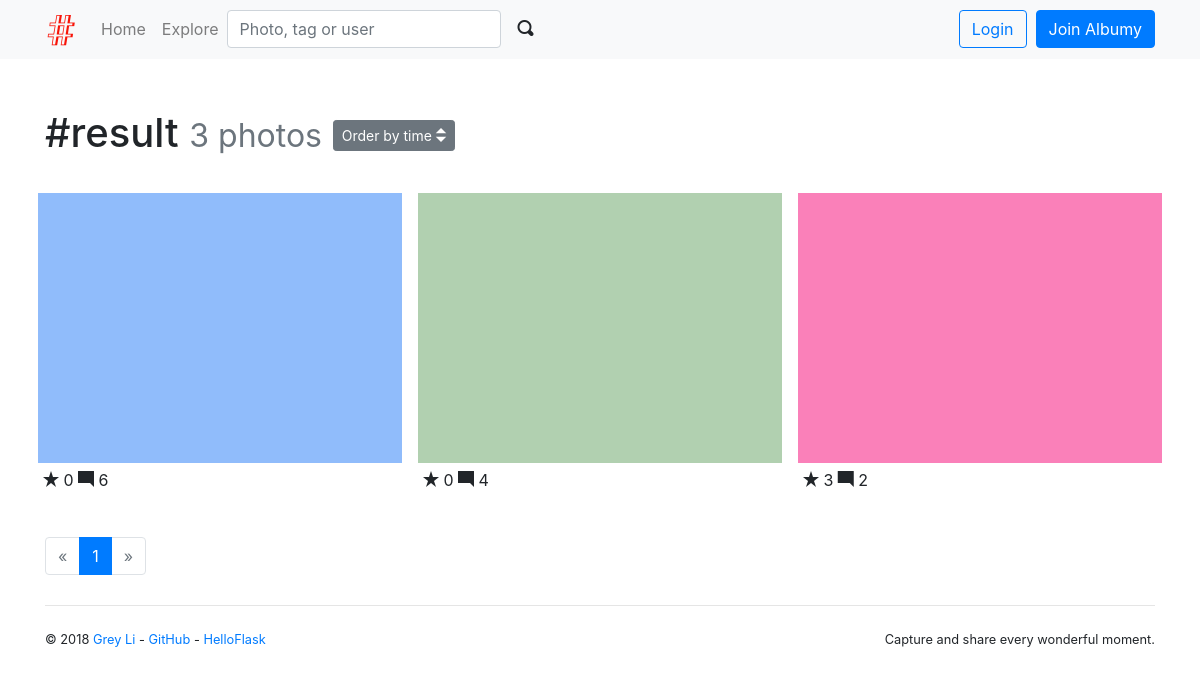
/tag/3, run on an earlier commit of the app's database.
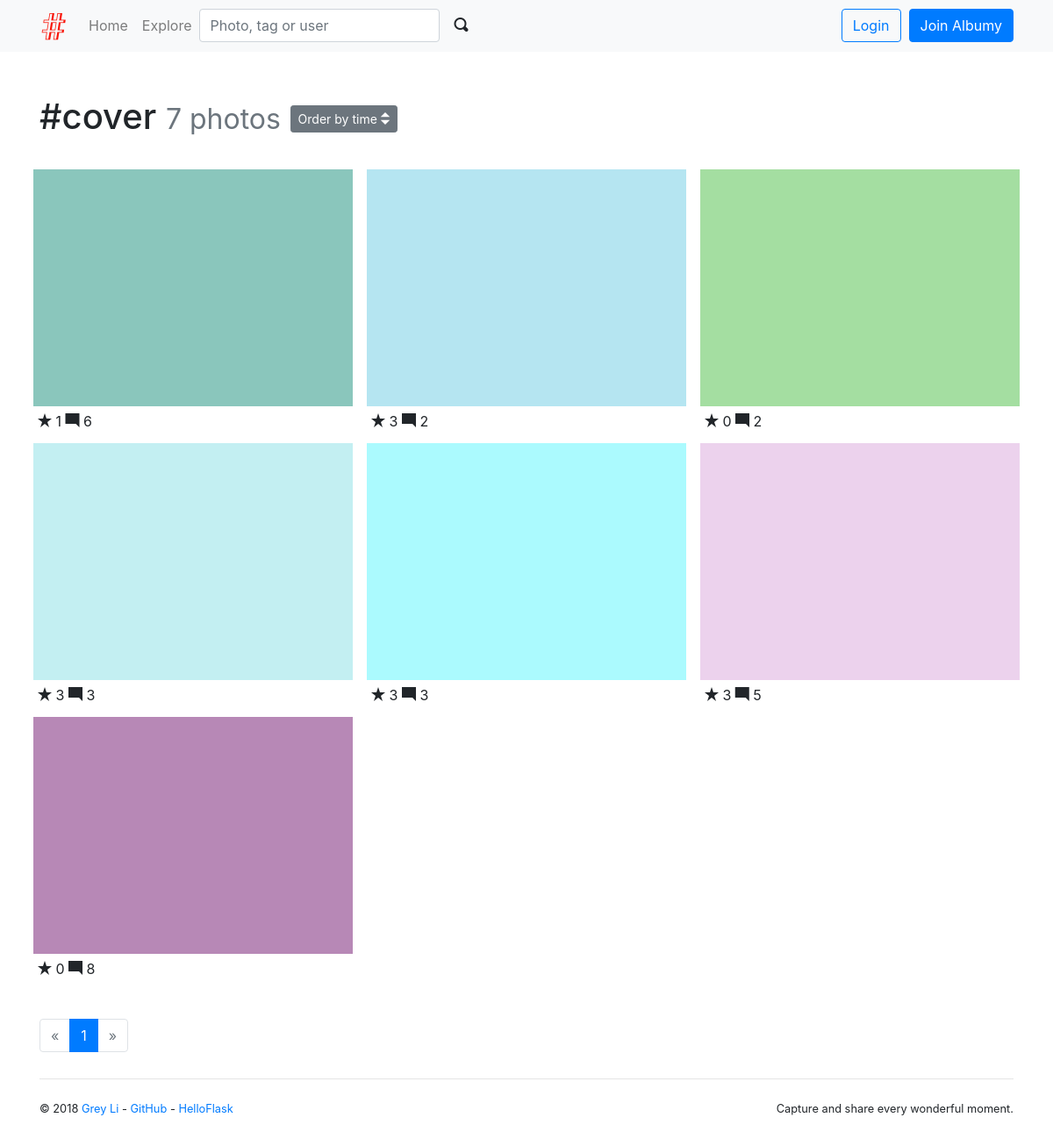
And on a later commit of the database.
### albumy/models.py (models this page shows)
@whooshee.register_model('name')
class Tag(db.Model):
    id = db.Column(db.Integer, primary_key=True)
    name = db.Column(db.String(64), index=True, unique=True)
    photos = db.relationship('Photo', secondary=tagging, back_populates='tags')

@whooshee.register_model('description')
class Photo(db.Model):
    id = db.Column(db.Integer, primary_key=True)
    description = db.Column(db.String(500))
    filename = db.Column(db.String(64))
    filename_s = db.Column(db.String(64))
    filename_m = db.Column(db.String(64))
    timestamp = db.Column(db.DateTime, default=datetime.utcnow, index=True)
    can_comment = db.Column(db.Boolean, default=True)
    flag = db.Column(db.Integer, default=0)
    author_id = db.Column(db.Integer, db.ForeignKey('user.id'))
    author = db.relationship('User', back_populates='photos')
    comments = db.relationship('Comment', back_populates='photo', cascade='all')
    collectors = db.relationship('Collect', back_populates='collected', cascade='all')
    tags = db.relationship('Tag', secondary=tagging, back_populates='photos')

### albumy/blueprints/main.py (the view)
@main_bp.route('/tag/<int:tag_id>', defaults={'order': 'by_time'})
@main_bp.route('/tag/<int:tag_id>/<order>')
def show_tag(tag_id, order):
    tag = Tag.query.get_or_404(tag_id)
    page = request.args.get('page', 1, type=int)
    per_page = current_app.config['ALBUMY_PHOTO_PER_PAGE']
    order_rule = 'time'
    pagination = Photo.query.with_parent(tag).order_by(Photo.timestamp.desc()).paginate(page, per_page)
    photos = pagination.items
    if order == 'by_collects':
        photos.sort(key=lambda x: len(x.collectors), reverse=True)
        order_rule = 'collects'
    return render_template('main/tag.html', tag=tag, pagination=pagination, photos=photos, order_rule=order_rule)

### albumy/__init__.py (called while the page is built)
def register_template_context(app):
    @app.context_processor
    def make_template_context():
        if current_user.is_authenticated:
            notification_count = Notification.query.with_parent(current_user).filter_by(is_read=False).count()
        else:
            notification_count = None
        return dict(notification_count=notification_count)

### albumy/extensions.py (called while the page is built)
    def can(self, permission_name):
        return False

### albumy/templates/main/tag.html (shortened to what this page needs)
{% extends 'base.html' %}
{% from 'bootstrap/pagination.html' import render_pagination %}
{% from 'bootstrap/form.html' import render_form %}
{% from 'macros.html' import photo_card with context %}
{% block content %}
    <div class="page-header">
        <h1>#{{ tag.name }}
            <small class="text-muted">{{ tag.photos|length }} photos</small>
            <span class="dropdown">
            <button class="btn btn-secondary btn-sm" type="button" id="dropdownMenuButton" data-toggle="dropdown"
                    aria-haspopup="true" aria-expanded="false">
                Order by {{ order_rule }} <span class="oi oi-elevator"></span>
            </button>
        </span>
        </h1>
    </div>
    <div class="row">
        {% for photo in photos %}
            {{ photo_card(photo) }}
        {% endfor %}
    </div>
    <div class="page-footer">
        {{ render_pagination(pagination, align='center') }}
    </div>
{% endblock %}

### albumy/templates/macros.html (shortened to what this page needs)
{% macro photo_card(photo) %}
    <div class="photo-card card">
        <a class="card-thumbnail" href="{{ url_for('main.show_photo', photo_id=photo.id) }}">
            <img class="card-img-top portrait" src="{{ url_for('main.get_image', filename=photo.filename_s) }}">
        </a>
        <div class="card-body">
            <span class="oi oi-star"></span> {{ photo.collectors|length }}
            <span class="oi oi-comment-square"></span> {{ photo.comments|length }}
        </div>
    </div>
{% endmacro %}

What changed in the data, as far as the page shows it:
no longer on this page (row edited): Photo: filename_s (picture), collectors|length "0", comments|length "6"
no longer on this page (row edited): Photo: filename_s (picture), collectors|length "0", comments|length "4"
no longer on this page (row edited): Photo: filename_s (picture), collectors|length "3", comments|length "2"
changed Tag: name "result" → "cover"
now on this page (row edited): Photo: filename_s (picture), collectors|length "1", comments|length "6"
now on this page (row edited): Photo: filename_s (picture), collectors|length "3", comments|length "2"
now on this page (row edited): Photo: filename_s (picture), collectors|length "0", comments|length "2"
now on this page (row edited): Photo: filename_s (picture), collectors|length "3", comments|length "3"
now on this page (row edited): Photo: filename_s (picture), collectors|length "3", comments|length "3"
now on this page (row edited): Photo: filename_s (picture), collectors|length "3", comments|length "5"
now on this page (row edited): Photo: filename_s (picture), collectors|length "0", comments|length "8"
Also different on the page:
{{ tag.photos|length }}: "3" → "7"
